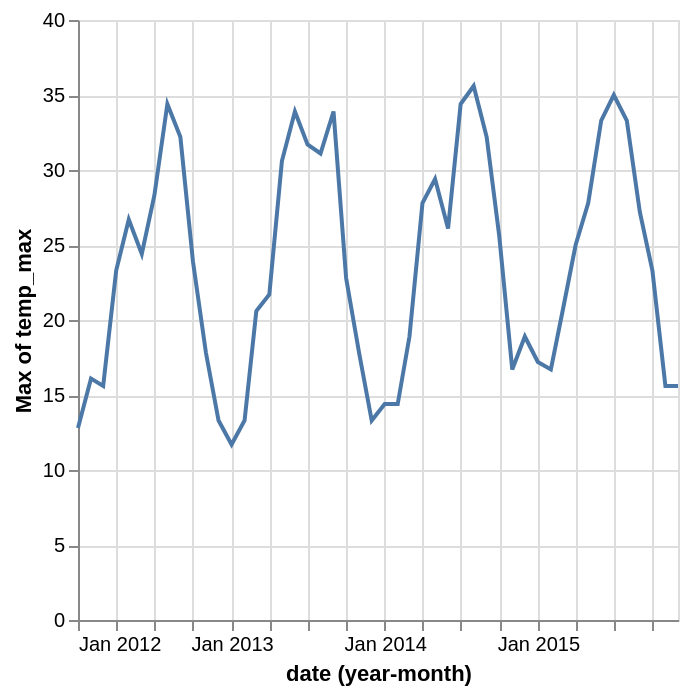

The Vega-Lite source for this figure:
### Vega-Lite specification from a JSON file in a GitHub repository (floating-point values rounded to 4 significant figures; data arrays with more than 128 entries replaced by an {"elided": "..."} marker saying what was removed)
{"$schema": "https://vega.github.io/schema/vega-lite/v4.json", "data": {"values": {"elided": "1461 records"}}, "mark": "line", "encoding": {"x": {"timeUnit": "yearmonth", "field": "date"}, "y": {"aggregate": "max", "field": "temp_max"}}}
